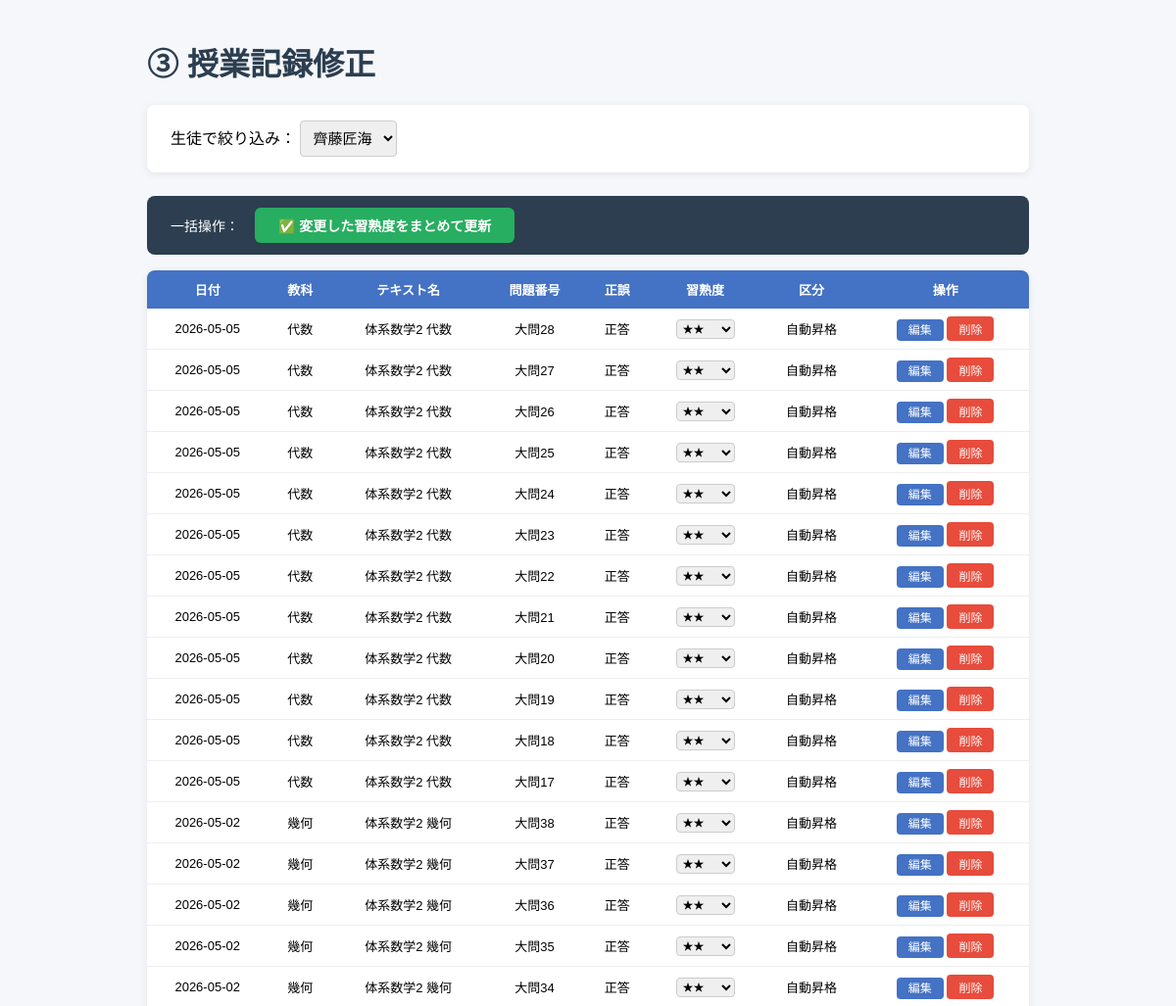
/record/list?student_id=S003 (upper part), run on an earlier commit of the app's database.
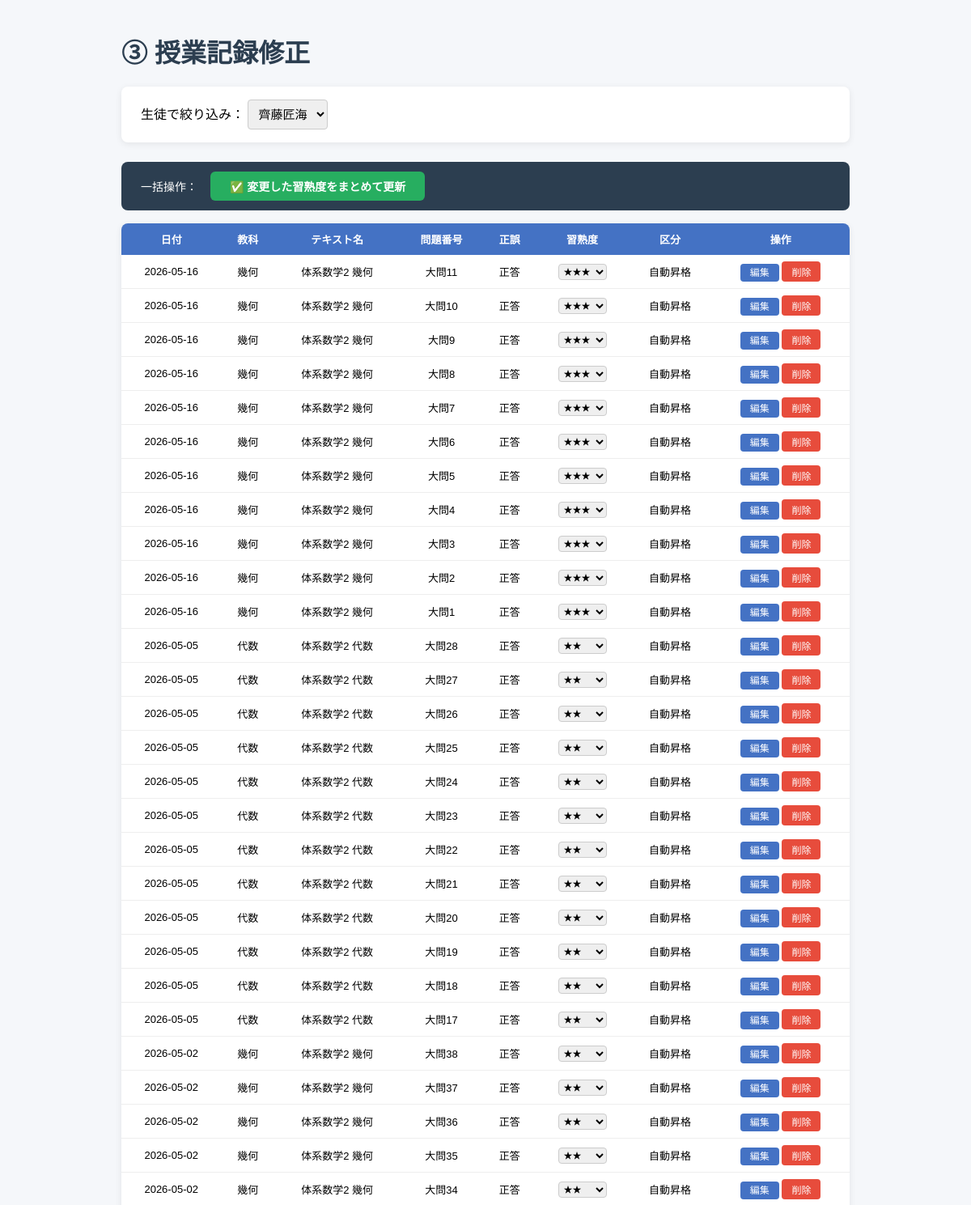
And on a later commit of the database.
### tables this page shows
CREATE TABLE history (
            history_id INTEGER PRIMARY KEY AUTOINCREMENT,
            student_id TEXT NOT NULL,
            problem_id INTEGER NOT NULL,
            date TEXT NOT NULL,
            correct INTEGER NOT NULL,
            mastery INTEGER NOT NULL,
            category TEXT NOT NULL,
            FOREIGN KEY (student_id) REFERENCES students(student_id),
            FOREIGN KEY (problem_id) REFERENCES problems(problem_id)
        );

CREATE TABLE problems (
            problem_id INTEGER PRIMARY KEY AUTOINCREMENT,
            subject TEXT NOT NULL,
            textbook TEXT NOT NULL,
            problem_number TEXT NOT NULL,
            importance TEXT NOT NULL,
            type TEXT NOT NULL
        , instruction TEXT, difficulty INTEGER DEFAULT 3, review_value INTEGER DEFAULT 3, estimated_minutes INTEGER DEFAULT 15, textbook_id INTEGER, section_id INTEGER, order_in_textbook INTEGER);

### app.py (the view)
@app.route("/record/list")
def record_list():
    conn = get_connection()
    c = conn.cursor()
    c.execute("SELECT * FROM students ORDER BY student_id")
    students = c.fetchall()
    student_id = request.args.get("student_id",
                  students[0]["student_id"] if students else None)
    records = []
    if student_id:
        c.execute("""
            SELECT h.history_id, h.date, h.correct, h.mastery, h.category,
                   p.subject, p.textbook, p.problem_number
            FROM history h
            JOIN problems p ON h.problem_id = p.problem_id
            WHERE h.student_id = ?
            ORDER BY h.date DESC, h.history_id DESC
            LIMIT 100
        """, (student_id,))
        records = c.fetchall()
    conn.close()
    return render_template("record_list.html", students=students,
                           records=records, selected_student=student_id)

### database.py (called while the page is built)
def get_connection():
    conn = sqlite3.connect(DB_PATH)
    conn.row_factory = sqlite3.Row
    return conn

### templates/record_list.html (shortened to what this page needs)
<!DOCTYPE html>
<html lang="ja">
<head>
</head>
<body>
  <h1>③ 授業記録修正</h1>
  <div class="filter-box">
    <form method="GET">
      <label>生徒で絞り込み：</label>
      <select name="student_id" onchange="this.form.submit()">
        {% for s in students %}
        <option value="{{ s.student_id }}"
          {% if s.student_id == selected_student %}selected{% endif %}>
          {{ s.name }}
        </option>
        {% endfor %}
      </select>
    </form>
  </div>
  <div style="background:#2c3e50;padding:12px 24px;border-radius:8px;margin-bottom:16px;display:flex;align-items:center;gap:16px;">
    <span style="color:white;font-size:14px;">一括操作：</span>
    <button onclick="bulkUpdateMastery()"
      style="padding:8px 24px;background:#27ae60;color:white;border:none;border-radius:6px;font-size:14px;cursor:pointer;font-weight:bold;">
      ✅ 変更した習熟度をまとめて更新
    </button>
  </div>
  <table>
    <tr>
      <th>日付</th><th>教科</th><th>テキスト名</th><th>問題番号</th>
      <th>正誤</th><th>習熟度</th><th>区分</th><th>操作</th>
    </tr>
    {% for r in records %}
    <tr>
      <td>{{ r.date }}</td>
      <td>{{ r.subject }}</td>
      <td>{{ r.textbook }}</td>
      <td>{{ r.problem_number }}</td>
      <td>{{ "正答" if r.correct else "誤答" }}</td>
      <td>
        <form method="POST" action="/mastery/edit/{{ r.history_id }}"
              style="display:inline;">
          <select class="mastery-select" data-id="{{ r.history_id }}"
            style="font-size:11px;padding:2px;width:60px;"
            onchange="markMasteryChanged(this, {{ r.history_id }})">
            {% for m in [1,2,3] %}
            <option value="{{ m }}" {% if m == r.mastery %}selected{% endif %}>
              {{ "★" * m }}
            </option>
            {% endfor %}
          </select>
        </form>
      </td>
      <td>{{ r.category }}</td>
      <td>
        <a class="edit-btn" href="/record/edit/{{ r.history_id }}">編集</a>
        <form method="POST" action="/record/delete/{{ r.history_id }}"
              style="display:inline"
              onsubmit="return confirm('この記録を削除しますか？')">
          <button class="del-btn">削除</button>
        </form>
      </td>
    </tr>
    {% else %}
    <tr><td colspan="8">記録がありません</td></tr>
    {% endfor %}
  </table>
</body>
</html>

What changed in the data, as far as the page shows it:
added history: date "2026-05-16", subject "幾何", textbook "体系数学2 幾何", problem_number "大問11", correct "正答", mastery+history_id "★★★", category "自動昇格"
added history: date "2026-05-16", subject "幾何", textbook "体系数学2 幾何", problem_number "大問10", correct "正答", mastery+history_id "★★★", category "自動昇格"
added history: date "2026-05-16", subject "幾何", textbook "体系数学2 幾何", problem_number "大問9", correct "正答", mastery+history_id "★★★", category "自動昇格"
added history: date "2026-05-16", subject "幾何", textbook "体系数学2 幾何", problem_number "大問8", correct "正答", mastery+history_id "★★★", category "自動昇格"
added history: date "2026-05-16", subject "幾何", textbook "体系数学2 幾何", problem_number "大問7", correct "正答", mastery+history_id "★★★", category "自動昇格"
added history: date "2026-05-16", subject "幾何", textbook "体系数学2 幾何", problem_number "大問6", correct "正答", mastery+history_id "★★★", category "自動昇格"
added history: date "2026-05-16", subject "幾何", textbook "体系数学2 幾何", problem_number "大問5", correct "正答", mastery+history_id "★★★", category "自動昇格"
added history: date "2026-05-16", subject "幾何", textbook "体系数学2 幾何", problem_number "大問4", correct "正答", mastery+history_id "★★★", category "自動昇格"
added history: date "2026-05-16", subject "幾何", textbook "体系数学2 幾何", problem_number "大問3", correct "正答", mastery+history_id "★★★", category "自動昇格"
added history: date "2026-05-16", subject "幾何", textbook "体系数学2 幾何", problem_number "大問2", correct "正答", mastery+history_id "★★★", category "自動昇格"
added history: date "2026-05-16", subject "幾何", textbook "体系数学2 幾何", problem_number "大問1", correct "正答", mastery+history_id "★★★", category "自動昇格"
